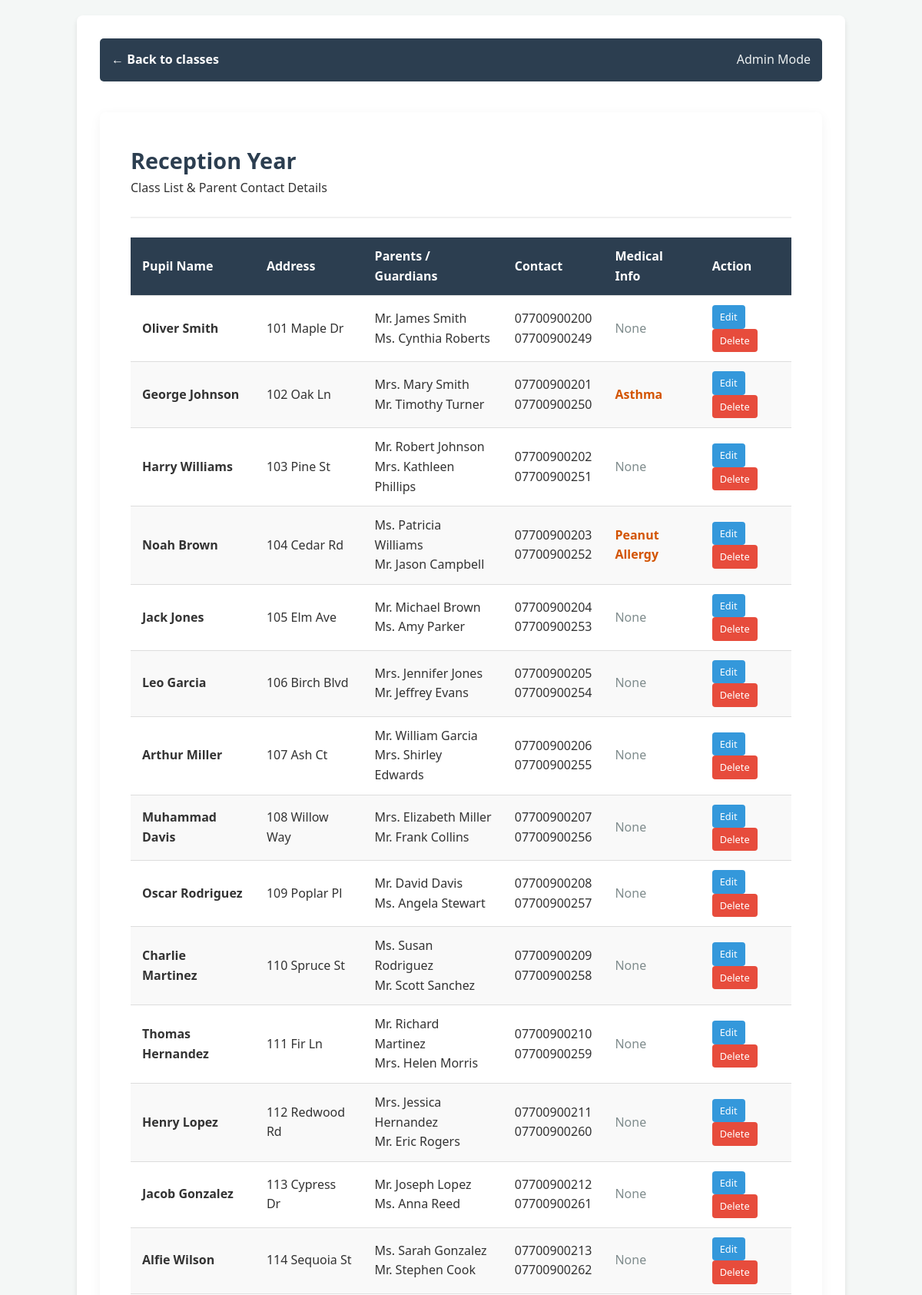
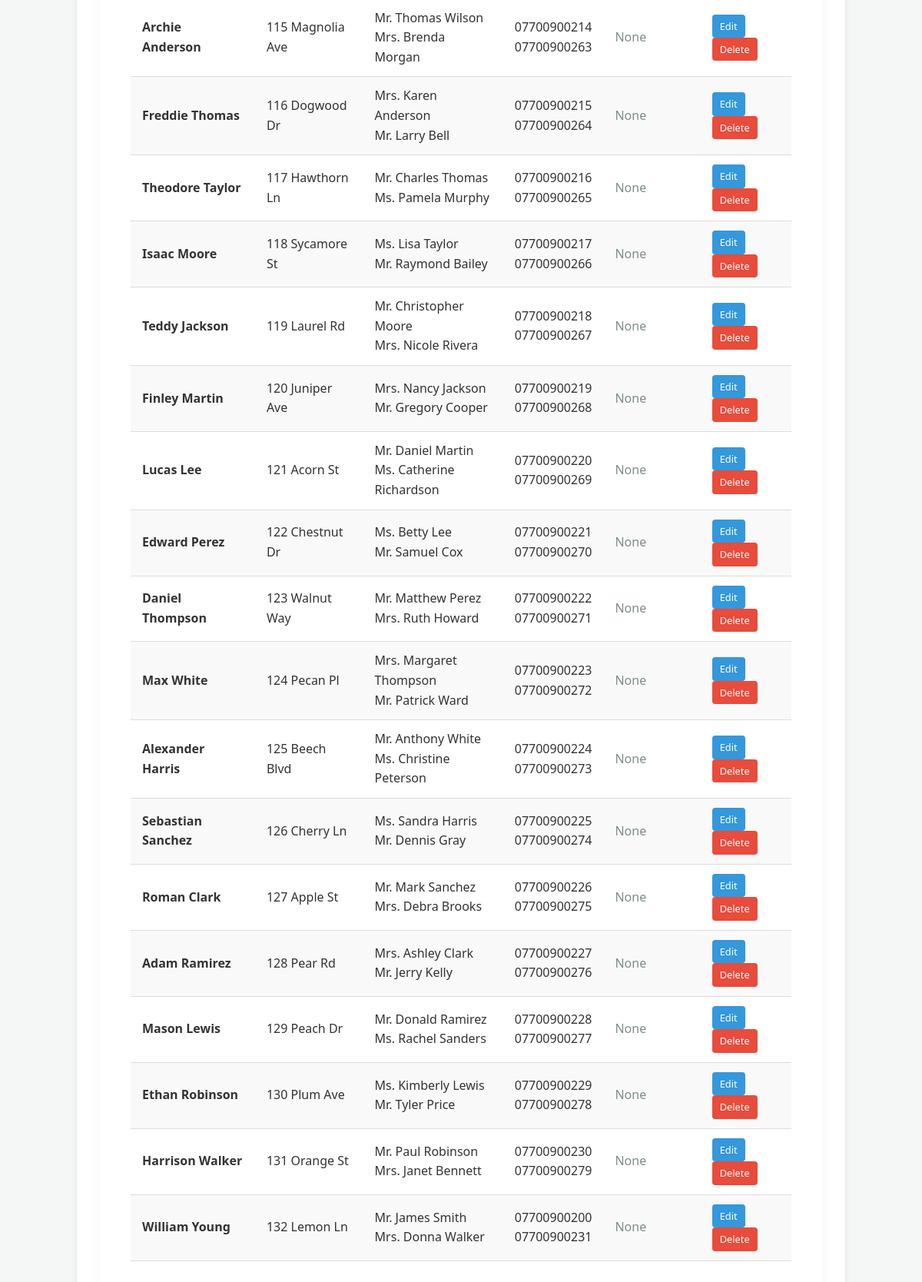
Screenshot of /view_pupils.php?class_id=1 (signed in) with the database file from the repository (2 pictures, top to bottom).
### tables this page shows
CREATE TABLE `classes` (
  `ClassID` int(11) NOT NULL,
  `ClassName` varchar(50) NOT NULL,
  `Capacity` int(11) NOT NULL,
  `TeacherID` int(11) DEFAULT NULL
);

CREATE TABLE `pupils` (
  `PupilID` int(11) NOT NULL,
  `FullName` varchar(100) NOT NULL,
  `Address` varchar(255) NOT NULL,
  `MedicalInfo` text DEFAULT NULL,
  `ClassID` int(11) DEFAULT NULL
);

### view_pupils.php (the view, shortened to what this page needs)
<?php
include 'db_connect.php';
if (isset($_GET['class_id'])) {
    $class_id = intval($_GET['class_id']);
    $class_sql = "SELECT ClassName FROM Classes WHERE ClassID = $class_id";
    $class_result = $conn->query($class_sql);
    $class_data = $class_result->fetch_assoc();
    $class_name = $class_data ? $class_data['ClassName'] : "Unknown Class";
    $sql = "SELECT
                Pupils.*,
                GROUP_CONCAT(Parents.FullName SEPARATOR '<br>') AS ParentNames,
                GROUP_CONCAT(Parents.Phone SEPARATOR '<br>') AS ParentPhones
            FROM Pupils
            LEFT JOIN Pupil_Parent_Link ON Pupils.PupilID = Pupil_Parent_Link.PupilID
            LEFT JOIN Parents ON Pupil_Parent_Link.ParentID = Parents.ParentID
            WHERE Pupils.ClassID = ?
            GROUP BY Pupils.PupilID";
    $stmt = $conn->prepare($sql);
    $stmt->bind_param("i", $class_id);
    $stmt->execute();
    $pupil_result = $stmt->get_result();
} else {
    die("Error: No class selected.");
}
?>
<!DOCTYPE html>
<html lang="en">
<head>
    <link rel="stylesheet" href="style.css">
</head>
<body>
<div class="container">
    <nav>
        <a href="view_classes.php">&larr; Back to classes</a>
        <span>Admin Mode</span>
    </nav>
    <div class="form-card" style="max-width: 1000px;">
        <div class="form-header" style="display: flex; justify-content: space-between; align-items: center;">
            <div>
                <h1><?php echo htmlspecialchars($class_name); ?></h1>
                <p>Class List & Parent Contact Details</p>
            </div>
        </div>
        <table>
            <thead>
                <tr>
                    <th>Pupil Name</th>
                    <th>Address</th>
                    <th>Parents / Guardians</th>
                    <th>Contact</th>
                    <th>Medical Info</th>
                    <th>Action</th>
                </tr>
            </thead>
            <tbody>
                <?php
                if ($pupil_result->num_rows > 0) {
                    while($row = $pupil_result->fetch_assoc()) {
                        echo "<tr>";
                        echo "<td><strong>" . htmlspecialchars($row['FullName']) . "</strong></td>";
                        echo "<td>" . htmlspecialchars($row['Address']) . "</td>";
                        $parents = $row['ParentNames'] ? $row['ParentNames'] : "<em style='color:#999'>No parents linked</em>";
                        echo "<td>" . $parents . "</td>";
                        $phones = $row['ParentPhones'] ? $row['ParentPhones'] : "-";
                        echo "<td>" . $phones . "</td>";
                        $med_style = ($row['MedicalInfo'] !== 'None' && $row['MedicalInfo'] !== '') ? "color:#d35400; font-weight:bold;" : "color:#7f8c8d;";
                        echo "<td style='$med_style'>" . htmlspecialchars($row['MedicalInfo']) . "</td>";
                        echo "<td>";
                        echo "<a href='edit_pupil.php?id=" . $row['PupilID'] . "' class='btn btn-edit' style='font-size:0.8rem; padding: 5px 10px;'>Edit</a>";
                        echo "<a href='delete_pupil.php?id=" . $row['PupilID'] . "&class=" . $class_id . "'
                                 class='btn btn-delete'
                                 onclick='return confirm(\"Are you sure? This will delete the pupil record.\");'
                                 style='font-size:0.8rem; padding: 5px 10px;'>Delete</a>";
                        echo "</td>";
                        echo "</tr>";
                    }
                } else {
                    echo "<tr><td colspan='6' style='text-align:center;'>No pupils found in this class.</td></tr>";
                }
                ?>
            </tbody>
        </table>
    </div>
</div>
</body>
</html>

### style.css (style rules this page uses)
:root { --primary-color: #2c3e50; --accent-color: #3498db; --danger-color: #e74c3c; --success-color: #27ae60; --bg-color: #f4f7f6; --card-bg: #ffffff; --text-color: #333333; }
* { box-sizing: border-box; margin: 0; padding: 0; }
body { font-family: 'Segoe UI', Tahoma, Verdana, sans-serif; background-color: var(--bg-color); color: var(--text-color); line-height: 1.6; padding: 20px; }
.container { max-width: 1000px; margin: 0 auto; background: var(--card-bg); padding: 30px; border-radius: 8px; box-shadow: 0 4px 6px rgba(0,0,0,0.1); }
h1 { color: var(--primary-color); margin-bottom: 10px; }
p { margin-bottom: 15px; }
nav { background: var(--primary-color); padding: 15px; border-radius: 5px; margin-bottom: 20px; display: flex; justify-content: space-between; align-items: center; }
nav a { color: white; text-decoration: none; margin-right: 15px; font-weight: bold; }
nav span { color: #ecf0f1; }
table { width: 100%; border-collapse: collapse; margin-top: 20px; }
th, td { padding: 12px 15px; text-align: left; border-bottom: 1px solid #ddd; }
th { background-color: var(--primary-color); color: white; font-weight: 600; }
tr:nth-child(even) { background-color: #f9f9f9; }
button, .btn { display: inline-block; background: var(--accent-color); color: white; padding: 10px 20px; border: none; border-radius: 4px; cursor: pointer; font-size: 16px; text-decoration: none; }
.btn-delete { background-color: var(--danger-color); }
.btn-edit { background-color: var(--accent-color); margin-right: 5px; }
.form-card { background: white; max-width: 600px; margin: 40px auto; padding: 40px; border-radius: 8px; box-shadow: 0 4px 15px rgba(0,0,0,0.05); }
.form-header { border-bottom: 2px solid #f0f0f0; margin-bottom: 25px; padding-bottom: 10px; }
.form-header h1 { font-size: 1.8rem; color: var(--primary-color); margin: 0; }

### rows the page displays
classes: ClassName "Reception Year"
pupils: FullName "Oliver Smith", Address "101 Maple Dr", ParentNames "Mr. James Smith Ms. Cynthia Roberts", phones "07700900200 07700900249", MedicalInfo "None"
pupils: FullName "George Johnson", Address "102 Oak Ln", ParentNames "Mrs. Mary Smith Mr. Timothy Turner", phones "07700900201 07700900250", MedicalInfo "Asthma"
pupils: FullName "Harry Williams", Address "103 Pine St", ParentNames "Mr. Robert Johnson Mrs. Kathleen Phillips", phones "07700900202 07700900251", MedicalInfo "None"
pupils: FullName "Noah Brown", Address "104 Cedar Rd", ParentNames "Ms. Patricia Williams Mr. Jason Campbell", phones "07700900203 07700900252", MedicalInfo "Peanut Allergy"
pupils: FullName "Jack Jones", Address "105 Elm Ave", ParentNames "Mr. Michael Brown Ms. Amy Parker", phones "07700900204 07700900253", MedicalInfo "None"
pupils: FullName "Leo Garcia", Address "106 Birch Blvd", ParentNames "Mrs. Jennifer Jones Mr. Jeffrey Evans", phones "07700900205 07700900254", MedicalInfo "None"
pupils: FullName "Arthur Miller", Address "107 Ash Ct", ParentNames "Mr. William Garcia Mrs. Shirley Edwards", phones "07700900206 07700900255", MedicalInfo "None"
pupils: FullName "Muhammad Davis", Address "108 Willow Way", ParentNames "Mrs. Elizabeth Miller Mr. Frank Collins", phones "07700900207 07700900256", MedicalInfo "None"
pupils: FullName "Oscar Rodriguez", Address "109 Poplar Pl", ParentNames "Mr. David Davis Ms. Angela Stewart", phones "07700900208 07700900257", MedicalInfo "None"
pupils: FullName "Charlie Martinez", Address "110 Spruce St", ParentNames "Ms. Susan Rodriguez Mr. Scott Sanchez", phones "07700900209 07700900258", MedicalInfo "None"
pupils: FullName "Thomas Hernandez", Address "111 Fir Ln", ParentNames "Mr. Richard Martinez Mrs. Helen Morris", phones "07700900210 07700900259", MedicalInfo "None"
pupils: FullName "Henry Lopez", Address "112 Redwood Rd", ParentNames "Mrs. Jessica Hernandez Mr. Eric Rogers", phones "07700900211 07700900260", MedicalInfo "None"
pupils: FullName "Jacob Gonzalez", Address "113 Cypress Dr", ParentNames "Mr. Joseph Lopez Ms. Anna Reed", phones "07700900212 07700900261", MedicalInfo "None"
pupils: FullName "Alfie Wilson", Address "114 Sequoia St", ParentNames "Ms. Sarah Gonzalez Mr. Stephen Cook", phones "07700900213 07700900262", MedicalInfo "None"
pupils: FullName "Archie Anderson", Address "115 Magnolia Ave", ParentNames "Mr. Thomas Wilson Mrs. Brenda Morgan", phones "07700900214 07700900263", MedicalInfo "None"
pupils: FullName "Freddie Thomas", Address "116 Dogwood Dr", ParentNames "Mrs. Karen Anderson Mr. Larry Bell", phones "07700900215 07700900264", MedicalInfo "None"
pupils: FullName "Theodore Taylor", Address "117 Hawthorn Ln", ParentNames "Mr. Charles Thomas Ms. Pamela Murphy", phones "07700900216 07700900265", MedicalInfo "None"
pupils: FullName "Isaac Moore", Address "118 Sycamore St", ParentNames "Ms. Lisa Taylor Mr. Raymond Bailey", phones "07700900217 07700900266", MedicalInfo "None"
pupils: FullName "Teddy Jackson", Address "119 Laurel Rd", ParentNames "Mr. Christopher Moore Mrs. Nicole Rivera", phones "07700900218 07700900267", MedicalInfo "None"
pupils: FullName "Finley Martin", Address "120 Juniper Ave", ParentNames "Mrs. Nancy Jackson Mr. Gregory Cooper", phones "07700900219 07700900268", MedicalInfo "None"
pupils: FullName "Lucas Lee", Address "121 Acorn St", ParentNames "Mr. Daniel Martin Ms. Catherine Richardson", phones "07700900220 07700900269", MedicalInfo "None"
pupils: FullName "Edward Perez", Address "122 Chestnut Dr", ParentNames "Ms. Betty Lee Mr. Samuel Cox", phones "07700900221 07700900270", MedicalInfo "None"
pupils: FullName "Daniel Thompson", Address "123 Walnut Way", ParentNames "Mr. Matthew Perez Mrs. Ruth Howard", phones "07700900222 07700900271", MedicalInfo "None"
pupils: FullName "Max White", Address "124 Pecan Pl", ParentNames "Mrs. Margaret Thompson Mr. Patrick Ward", phones "07700900223 07700900272", MedicalInfo "None"
pupils: FullName "Alexander Harris", Address "125 Beech Blvd", ParentNames "Mr. Anthony White Ms. Christine Peterson", phones "07700900224 07700900273", MedicalInfo "None"
pupils: FullName "Sebastian Sanchez", Address "126 Cherry Ln", ParentNames "Ms. Sandra Harris Mr. Dennis Gray", phones "07700900225 07700900274", MedicalInfo "None"
pupils: FullName "Roman Clark", Address "127 Apple St", ParentNames "Mr. Mark Sanchez Mrs. Debra Brooks", phones "07700900226 07700900275", MedicalInfo "None"
pupils: FullName "Adam Ramirez", Address "128 Pear Rd", ParentNames "Mrs. Ashley Clark Mr. Jerry Kelly", phones "07700900227 07700900276", MedicalInfo "None"
pupils: FullName "Mason Lewis", Address "129 Peach Dr", ParentNames "Mr. Donald Ramirez Ms. Rachel Sanders", phones "07700900228 07700900277", MedicalInfo "None"
pupils: FullName "Ethan Robinson", Address "130 Plum Ave", ParentNames "Ms. Kimberly Lewis Mr. Tyler Price", phones "07700900229 07700900278", MedicalInfo "None"
pupils: FullName "Harrison Walker", Address "131 Orange St", ParentNames "Mr. Paul Robinson Mrs. Janet Bennett", phones "07700900230 07700900279", MedicalInfo "None"
pupils: FullName "William Young", Address "132 Lemon Ln", ParentNames "Mr. James Smith Mrs. Donna Walker", phones "07700900200 07700900231", MedicalInfo "None"
